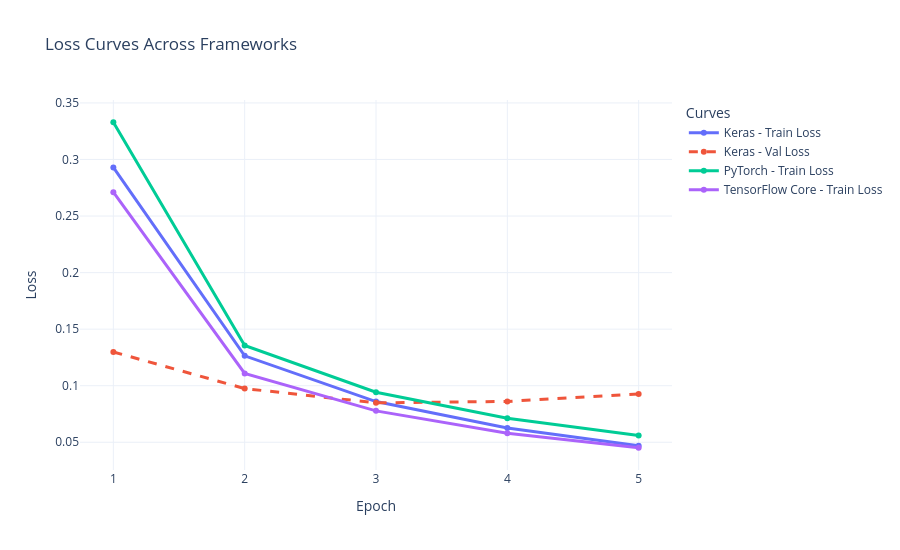
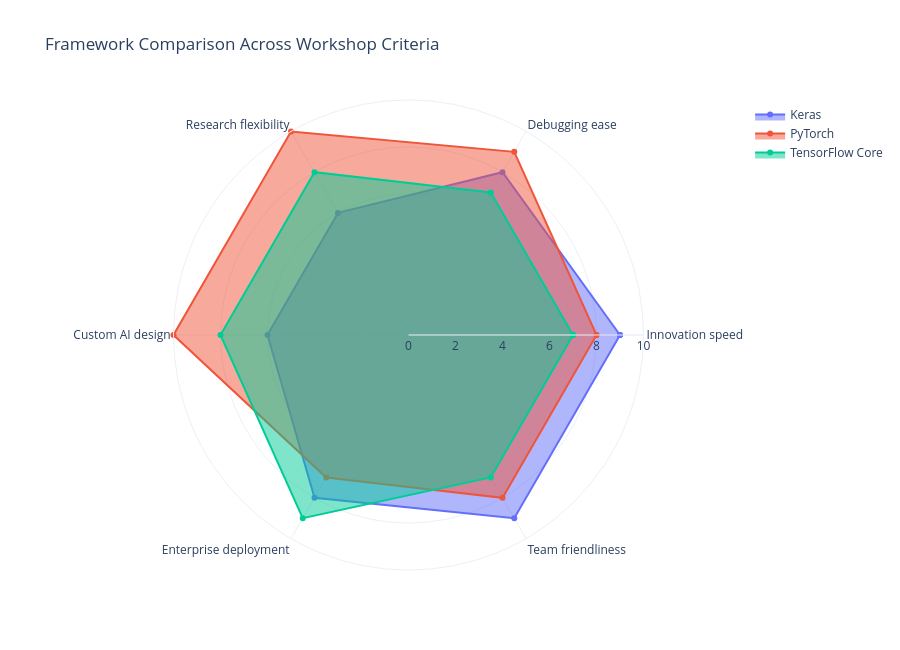
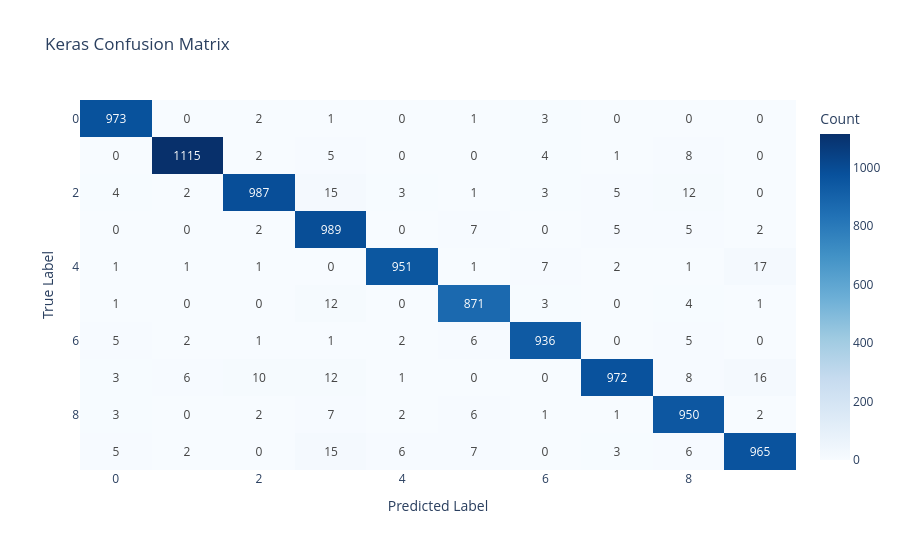
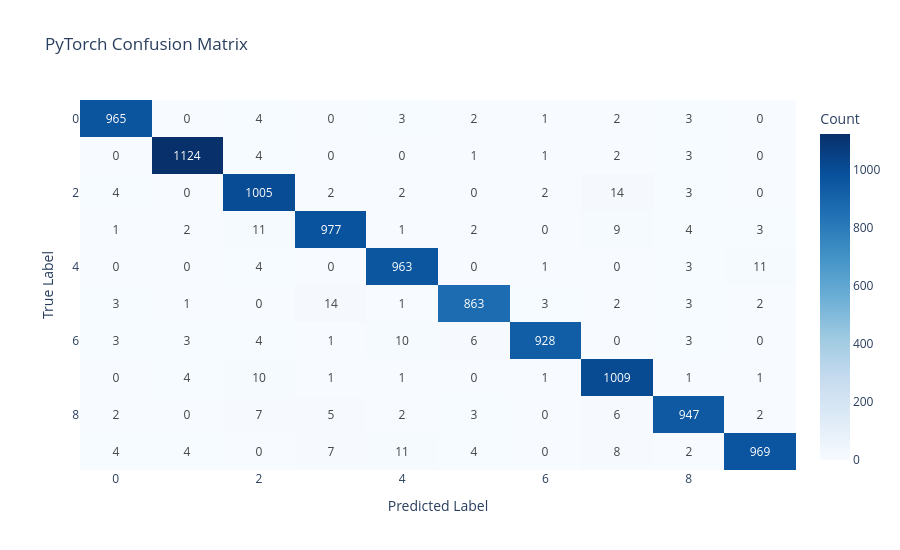

These figures' notebook cell, in order:
### Markdown cell above
## 🧠 Challenge 1: Compare the Keras, PyTorch and TensorFlow implementations in terms of accuracy and speed.

Now we compare the three implementations using both:

- **measured values**
- **practical engineering criteria**

The whiteboard challenge asks a deeper question:

> Which is “better” — **PyTorch** or **TensorFlow**?

That question cannot be answered with accuracy alone.  
We must also evaluate:

- **speed**
- **clean code**
- **debugging ease**
- **research flexibility**
- **team friendliness**
- **enterprise deployment**
- **custom AI design**

### Why are we doing this comparison?

Because in the real world, engineers do not choose a framework just because “someone said it is better.”  
They choose based on the **problem context**.

### Real-world thinking

- A startup may prefer **Keras** for speed of development
- A research lab may prefer **PyTorch** for flexibility
- A production-heavy enterprise may prefer **TensorFlow**

So the correct conclusion is usually:

> **better for what?**

This cell will create:

1. a modern comparison table  
2. a visual radar chart  
3. a loss-curve comparison  
4. confusion matrix heatmaps

### Code cell
# -----------------------------------------
# Comparison Table + Radar + Curves + Confusion Matrices
# -----------------------------------------
comparison_df = pd.DataFrame({
    "Framework": ["Keras", "PyTorch", "TensorFlow Core"],
    "Test Accuracy": [keras_test_acc, pt_test_acc, tf_test_acc],
    "Train Time (sec)": [keras_train_time, pt_train_time, tf_train_time],
    "Final Train Loss": [
        keras_history_store["train_loss"][-1],
        pt_history_store["train_loss"][-1],
        tf_history_store["train_loss"][-1]
    ],
    "Final Validation Loss": [
        keras_history_store["val_loss"][-1],
        np.nan,
        np.nan
    ],
    "Best Use Case": [
        "Fast prototyping / teaching",
        "Research / debugging / custom models",
        "Production workflows / lower-level control"
    ]
})

styled_metric_table(comparison_df.drop(columns=["Best Use Case"]), caption="Framework Performance Summary")

display(HTML(comparison_df.to_html(index=False)))

history_bundle = {
    "Keras": keras_history_store,
    "PyTorch": pt_history_store,
    "TensorFlow Core": tf_history_store
}
plot_training_curves(history_bundle, title="Loss Curves Across Frameworks")

radar_scores = {
    "Keras": {
        "Innovation speed": 9,
        "Debugging ease": 8,
        "Research flexibility": 6,
        "Custom AI design": 6,
        "Enterprise deployment": 8,
        "Team friendliness": 9
    },
    "PyTorch": {
        "Innovation speed": 8,
        "Debugging ease": 9,
        "Research flexibility": 10,
        "Custom AI design": 10,
        "Enterprise deployment": 7,
        "Team friendliness": 8
    },
    "TensorFlow Core": {
        "Innovation speed": 7,
        "Debugging ease": 7,
        "Research flexibility": 8,
        "Custom AI design": 8,
        "Enterprise deployment": 9,
        "Team friendliness": 7
    }
}
plot_framework_radar(radar_scores)

keras_cm = confusion_matrix(y_test_tf, keras_preds)
pt_cm = confusion_matrix(pt_true, pt_preds)
tf_cm = confusion_matrix(tf_true, tf_preds)

plot_confusion_heatmap(keras_cm, title="Keras Confusion Matrix")
plot_confusion_heatmap(pt_cm, title="PyTorch Confusion Matrix")
plot_confusion_heatmap(tf_cm, title="TensorFlow Core Confusion Matrix")

### Figure 1 — Plotly figure (JSON) as saved in the notebook; plotly's stock layout.template omitted (floating-point values rounded to 4 significant figures)
{"data": [{"line": {"width": 3}, "mode": "lines+markers", "name": "Keras - Train Loss", "type": "scatter", "x": [1, 2, 3, 4, 5], "y": [0.293, 0.1264, 0.08599, 0.06255, 0.04686]}, {"line": {"dash": "dash", "width": 3}, "mode": "lines+markers", "name": "Keras - Val Loss", "type": "scatter", "x": [1, 2, 3, 4, 5], "y": [0.1299, 0.09748, 0.08487, 0.08611, 0.09278]}, {"line": {"width": 3}, "mode": "lines+markers", "name": "PyTorch - Train Loss", "type": "scatter", "x": [1, 2, 3, 4, 5], "y": [0.3329, 0.1355, 0.0943, 0.07121, 0.05599]}, {"line": {"width": 3}, "mode": "lines+markers", "name": "TensorFlow Core - Train Loss", "type": "scatter", "x": [1, 2, 3, 4, 5], "y": [0.2711, 0.1109, 0.07777, 0.05796, 0.04517]}], "layout": {"height": 550, "legend": {"title": {"text": "Curves"}}, "title": {"text": "Loss Curves Across Frameworks"}, "xaxis": {"title": {"text": "Epoch"}}, "yaxis": {"title": {"text": "Loss"}}}}

### Figure 2 — Plotly figure (JSON) as saved in the notebook; plotly's stock layout.template omitted (floating-point values rounded to 4 significant figures)
{"data": [{"fill": "toself", "name": "Keras", "r": [9, 8, 6, 6, 8, 9, 9], "theta": ["Innovation speed", "Debugging ease", "Research flexibility", "Custom AI design", "Enterprise deployment", "Team friendliness", "Innovation speed"], "type": "scatterpolar"}, {"fill": "toself", "name": "PyTorch", "r": [8, 9, 10, 10, 7, 8, 8], "theta": ["Innovation speed", "Debugging ease", "Research flexibility", "Custom AI design", "Enterprise deployment", "Team friendliness", "Innovation speed"], "type": "scatterpolar"}, {"fill": "toself", "name": "TensorFlow Core", "r": [7, 7, 8, 8, 9, 7, 7], "theta": ["Innovation speed", "Debugging ease", "Research flexibility", "Custom AI design", "Enterprise deployment", "Team friendliness", "Innovation speed"], "type": "scatterpolar"}], "layout": {"height": 650, "polar": {"radialaxis": {"range": [0, 10], "visible": true}}, "title": {"text": "Framework Comparison Across Workshop Criteria"}}}

### Figure 3 — Plotly figure (JSON) as saved in the notebook; plotly's stock layout.template omitted (floating-point values rounded to 4 significant figures)
{"data": [{"coloraxis": "coloraxis", "hovertemplate": "Predicted Label: %{x}<br>True Label: %{y}<br>Count: %{z}<extra></extra>", "name": "0", "texttemplate": "%{z}", "type": "heatmap", "xaxis": "x", "yaxis": "y", "z": [[973, 0, 2, 1, 0, 1, 3, 0, 0, 0], [0, 1115, 2, 5, 0, 0, 4, 1, 8, 0], [4, 2, 987, 15, 3, 1, 3, 5, 12, 0], [0, 0, 2, 989, 0, 7, 0, 5, 5, 2], [1, 1, 1, 0, 951, 1, 7, 2, 1, 17], [1, 0, 0, 12, 0, 871, 3, 0, 4, 1], [5, 2, 1, 1, 2, 6, 936, 0, 5, 0], [3, 6, 10, 12, 1, 0, 0, 972, 8, 16], [3, 0, 2, 7, 2, 6, 1, 1, 950, 2], [5, 2, 0, 15, 6, 7, 0, 3, 6, 965]]}], "layout": {"coloraxis": {"colorbar": {"title": {"text": "Count"}}, "colorscale": [[0, "rgb(247,251,255)"], [0.125, "rgb(222,235,247)"], [0.25, "rgb(198,219,239)"], [0.375, "rgb(158,202,225)"], [0.5, "rgb(107,174,214)"], [0.625, "rgb(66,146,198)"], [0.75, "rgb(33,113,181)"], [0.875, "rgb(8,81,156)"], [1, "rgb(8,48,107)"]]}, "height": 550, "title": {"text": "Keras Confusion Matrix"}, "xaxis": {"anchor": "y", "domain": [0, 1], "title": {"text": "Predicted Label"}}, "yaxis": {"anchor": "x", "autorange": "reversed", "domain": [0, 1], "title": {"text": "True Label"}}}}

### Figure 4 — Plotly figure (JSON) as saved in the notebook; plotly's stock layout.template omitted (floating-point values rounded to 4 significant figures)
{"data": [{"coloraxis": "coloraxis", "hovertemplate": "Predicted Label: %{x}<br>True Label: %{y}<br>Count: %{z}<extra></extra>", "name": "0", "texttemplate": "%{z}", "type": "heatmap", "xaxis": "x", "yaxis": "y", "z": [[965, 0, 4, 0, 3, 2, 1, 2, 3, 0], [0, 1124, 4, 0, 0, 1, 1, 2, 3, 0], [4, 0, 1005, 2, 2, 0, 2, 14, 3, 0], [1, 2, 11, 977, 1, 2, 0, 9, 4, 3], [0, 0, 4, 0, 963, 0, 1, 0, 3, 11], [3, 1, 0, 14, 1, 863, 3, 2, 3, 2], [3, 3, 4, 1, 10, 6, 928, 0, 3, 0], [0, 4, 10, 1, 1, 0, 1, 1009, 1, 1], [2, 0, 7, 5, 2, 3, 0, 6, 947, 2], [4, 4, 0, 7, 11, 4, 0, 8, 2, 969]]}], "layout": {"coloraxis": {"colorbar": {"title": {"text": "Count"}}, "colorscale": [[0, "rgb(247,251,255)"], [0.125, "rgb(222,235,247)"], [0.25, "rgb(198,219,239)"], [0.375, "rgb(158,202,225)"], [0.5, "rgb(107,174,214)"], [0.625, "rgb(66,146,198)"], [0.75, "rgb(33,113,181)"], [0.875, "rgb(8,81,156)"], [1, "rgb(8,48,107)"]]}, "height": 550, "title": {"text": "PyTorch Confusion Matrix"}, "xaxis": {"anchor": "y", "domain": [0, 1], "title": {"text": "Predicted Label"}}, "yaxis": {"anchor": "x", "autorange": "reversed", "domain": [0, 1], "title": {"text": "True Label"}}}}
